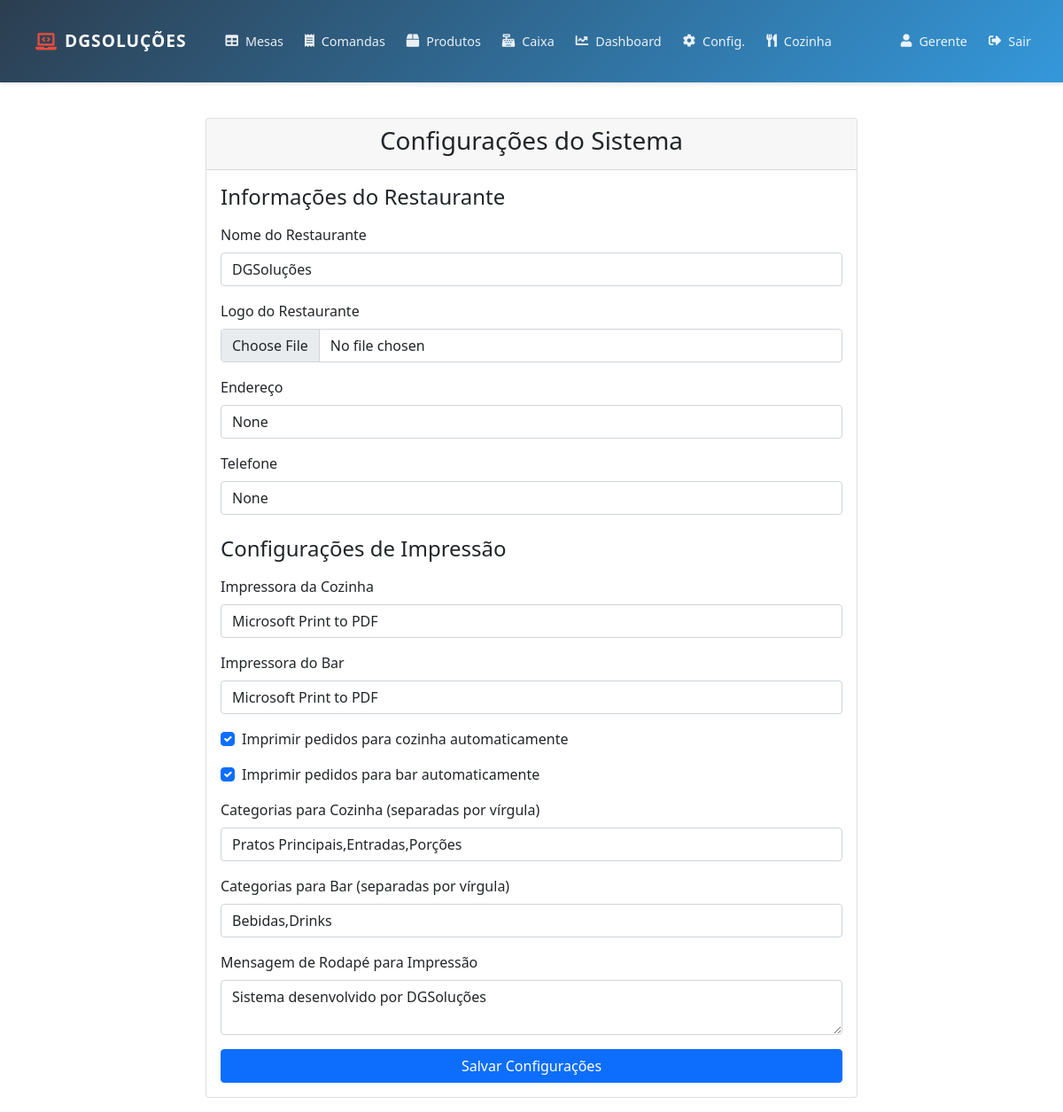
Screenshot of /configuracoes (signed in) with the database file from the repository.
### app/models/models.py (models this page shows, shortened)
class Usuario(UserMixin, db.Model):
    id = db.Column(db.Integer, primary_key=True)
    nome = db.Column(db.String(80), nullable=False)
    email = db.Column(db.String(120), unique=True, nullable=False)
    senha_hash = db.Column(db.String(128))
    cargo = db.Column(db.String(20), nullable=False)  # Gerente, Garçom, etc.

class ConfiguracaoSistema(db.Model):
    id = db.Column(db.Integer, primary_key=True)
    nome_restaurante = db.Column(db.String(120), nullable=False, default='DGSoluções')
    logo_path = db.Column(db.String(255))
    endereco = db.Column(db.String(255))
    telefone = db.Column(db.String(20))
    mensagem_rodape = db.Column(db.String(255), default='Sistema desenvolvido por DGSoluções')
    impressora_cozinha = db.Column(db.String(120), default='Microsoft Print to PDF')
    impressora_bar = db.Column(db.String(120), default='Microsoft Print to PDF')
    imprimir_pedidos_cozinha = db.Column(db.Boolean, default=True)
    imprimir_pedidos_bar = db.Column(db.Boolean, default=True)
    categorias_cozinha = db.Column(db.String(500), default='Pratos Principais,Entradas,Porções')
    categorias_bar = db.Column(db.String(500), default='Bebidas,Drinks')

### app/routes/configuracoes.py (the view)
@bp.route('/configuracoes')
@login_required
def ver_configuracoes():
    if not is_gerente():
        flash('Acesso negado. Apenas gerentes podem acessar as configurações.', 'error')
        return redirect(url_for('index'))
    config = ConfiguracaoSistema.query.first()
    if not config:
        config = ConfiguracaoSistema()
        db.session.add(config)
        db.session.commit()
    return render_template('configuracoes/configuracoes.html', config=config)

### app/__init__.py (called while the page is built)
def create_app():
    app = Flask(__name__)
    app.config.from_object(Config)
    db.init_app(app)
    login_manager.init_app(app)
    login_manager.login_view = 'auth.login'
    from app.routes import auth, mesas, produtos, comandas, caixa, configuracoes, dashboard, cozinha
    app.register_blueprint(auth.bp)
    app.register_blueprint(mesas.bp)
    app.register_blueprint(produtos.bp)
    app.register_blueprint(comandas.bp)
    app.register_blueprint(caixa.bp)
    app.register_blueprint(configuracoes.bp)
    app.register_blueprint(dashboard.bp)
    app.register_blueprint(cozinha.bp)
    from app.models.models import Usuario
    @login_manager.user_loader
    def load_user(id):
        return Usuario.query.get(int(id))
    @app.route('/')
    def index():
        return redirect(url_for('auth.login'))
    with app.app_context():
        db.create_all()
    return app

### app/routes/configuracoes.py (called while the page is built)
def is_gerente():
    return current_user.cargo == 'Gerente'

### app/templates/configuracoes/configuracoes.html (shortened to what this page needs)
{% extends "base.html" %}
{% block content %}
<div class="container mt-4">
    <div class="row">
        <div class="col-md-8 offset-md-2">
            <div class="card">
                <div class="card-header">
                    <h3 class="text-center">Configurações do Sistema</h3>
                </div>
                <div class="card-body">
                    <form method="POST" action="{{ url_for('configuracoes.salvar_configuracoes') }}" enctype="multipart/form-data">
                        <h4 class="mb-3">Informações do Restaurante</h4>
                        <div class="mb-3">
                            <label for="nome_restaurante" class="form-label">Nome do Restaurante</label>
                            <input type="text" class="form-control" id="nome_restaurante" name="nome_restaurante" value="{{ config.nome_restaurante }}" required>
                        </div>
                        <div class="mb-3">
                            <label for="logo" class="form-label">Logo do Restaurante</label>
                            <input type="file" class="form-control" id="logo" name="logo" accept="image/*">
                        </div>
                        <div class="mb-3">
                            <label for="endereco" class="form-label">Endereço</label>
                            <input type="text" class="form-control" id="endereco" name="endereco" value="{{ config.endereco }}">
                        </div>
                        <div class="mb-3">
                            <label for="telefone" class="form-label">Telefone</label>
                            <input type="text" class="form-control" id="telefone" name="telefone" value="{{ config.telefone }}">
                        </div>
                        <h4 class="mb-3 mt-4">Configurações de Impressão</h4>
                        <div class="mb-3">
                            <label for="impressora_cozinha" class="form-label">Impressora da Cozinha</label>
                            <input type="text" class="form-control" id="impressora_cozinha" name="impressora_cozinha" value="{{ config.impressora_cozinha }}">
                        </div>
                        <div class="mb-3">
                            <label for="impressora_bar" class="form-label">Impressora do Bar</label>
                            <input type="text" class="form-control" id="impressora_bar" name="impressora_bar" value="{{ config.impressora_bar }}">
                        </div>
                        <div class="mb-3">
                            <div class="form-check">
                                <input class="form-check-input" type="checkbox" id="imprimir_pedidos_cozinha" name="imprimir_pedidos_cozinha" {% if config.imprimir_pedidos_cozinha %}checked{% endif %}>
                                <label class="form-check-label" for="imprimir_pedidos_cozinha">
                                    Imprimir pedidos para cozinha automaticamente
                                </label>
                            </div>
                        </div>
                        <div class="mb-3">
                            <div class="form-check">
                                <input class="form-check-input" type="checkbox" id="imprimir_pedidos_bar" name="imprimir_pedidos_bar" {% if config.imprimir_pedidos_bar %}checked{% endif %}>
                                <label class="form-check-label" for="imprimir_pedidos_bar">
                                    Imprimir pedidos para bar automaticamente
                                </label>
                            </div>
                        </div>
                        <div class="mb-3">
                            <label for="categorias_cozinha" class="form-label">Categorias para Cozinha (separadas por vírgula)</label>
                            <input type="text" class="form-control" id="categorias_cozinha" name="categorias_cozinha" value="{{ config.categorias_cozinha }}">
                        </div>
                        <div class="mb-3">
                            <label for="categorias_bar" class="form-label">Categorias para Bar (separadas por vírgula)</label>
                            <input type="text" class="form-control" id="categorias_bar" name="categorias_bar" value="{{ config.categorias_bar }}">
                        </div>
                        <div class="mb-3">
                            <label for="mensagem_rodape" class="form-label">Mensagem de Rodapé para Impressão</label>
                            <textarea class="form-control" id="mensagem_rodape" name="mensagem_rodape" rows="2">{{ config.mensagem_rodape }}</textarea>
                        </div>
                        <div class="d-grid gap-2">
                            <button type="submit" class="btn btn-primary">Salvar Configurações</button>
                        </div>
                    </form>
                </div>
            </div>
        </div>
    </div>
</div>
{% endblock %}

### app/templates/base.html (shortened to what this page needs)
<!DOCTYPE html>
<html lang="pt-br">
<head>
    <link href="https://cdn.jsdelivr.net/npm/bootstrap@5.1.3/dist/css/bootstrap.min.css" rel="stylesheet">
    <link href="https://cdnjs.cloudflare.com/ajax/libs/font-awesome/5.15.4/css/all.min.css" rel="stylesheet">
</head>
<body>
    <nav class="navbar navbar-expand-lg navbar-dark sticky-top">
        <div class="container-fluid">
            <a class="navbar-brand d-flex align-items-center" href="/">
                <i class="fas fa-laptop-code"></i>DGSoluções
            </a>
            <div class="collapse navbar-collapse" id="navbarNav">
                {% if current_user.is_authenticated %}
                <ul class="navbar-nav">
                    <li class="nav-item">
                        <a class="nav-link d-flex align-items-center" href="{{ url_for('mesas.listar_mesas') }}">
                            <i class="fas fa-table me-2"></i>
                            <span>Mesas</span>
                        </a>
                    </li>
                    <li class="nav-item">
                        <a class="nav-link d-flex align-items-center" href="{{ url_for('comandas.listar_comandas') }}">
                            <i class="fas fa-receipt me-2"></i>
                            <span>Comandas</span>
                        </a>
                    </li>
                    <li class="nav-item">
                        <a class="nav-link d-flex align-items-center" href="{{ url_for('produtos.listar_produtos') }}">
                            <i class="fas fa-box me-2"></i>
                            <span>Produtos</span>
                        </a>
                    </li>
                    <li class="nav-item">
                        <a class="nav-link d-flex align-items-center" href="{{ url_for('caixa.ver_caixa') }}">
                            <i class="fas fa-cash-register me-2"></i>
                            <span>Caixa</span>
                        </a>
                    </li>
                    {% if current_user.is_authenticated and current_user.cargo == 'Gerente' %}
                    <li class="nav-item">
                        <a class="nav-link d-flex align-items-center" href="{{ url_for('dashboard.dashboard') }}">
                            <i class="fas fa-chart-line me-2"></i>
                            <span>Dashboard</span>
                        </a>
                    </li>
                    <li class="nav-item">
                        <a class="nav-link d-flex align-items-center" href="{{ url_for('configuracoes.ver_configuracoes') }}">
                            <i class="fas fa-cog me-2"></i>
                            <span>Config.</span>
                        </a>
                    </li>
                    {% endif %}
                    {% if current_user.is_authenticated %}
                    <li class="nav-item">
                        <a class="nav-link d-flex align-items-center" href="{{ url_for('cozinha.cozinha') }}">
                            <i class="fas fa-utensils me-2"></i>
                            <span>Cozinha</span>
                        </a>
                    </li>
                    {% endif %}
                </ul>
                <ul class="navbar-nav ms-auto">
                    <li class="nav-item">
                        <span class="nav-link d-flex align-items-center">
                            <i class="fas fa-user me-2"></i>
                            <span>{{ current_user.nome }}</span>
                        </span>
                    </li>
                    <li class="nav-item">
                        <a class="nav-link d-flex align-items-center" href="{{ url_for('auth.logout') }}">
                            <i class="fas fa-sign-out-alt me-2"></i>
                            <span>Sair</span>
                        </a>
                    </li>
                </ul>
                {% endif %}
            </div>
        </div>
    </nav>
    <div class="container-fluid">
        {% block content %}{% endblock %}
    </div>
</body>
</html>

### app/templates/base.html (style rules this page uses)
:root { --primary-color: #2c3e50; --secondary-color: #3498db; --accent-color: #e74c3c; }
.navbar { background: linear-gradient(135deg, var(--primary-color), var(--secondary-color)); padding: 0.5rem; box-shadow: 0 2px 4px rgba(0,0,0,0.1); }
.navbar-brand { color: white !important; font-weight: 700; font-size: 1.2rem; text-transform: uppercase; letter-spacing: 1px; padding: 0.5rem 1rem; }
.navbar-brand i { color: var(--accent-color); margin-right: 0.5rem; }
.nav-link { color: rgba(255,255,255,0.9) !important; font-weight: 500; transition: all 0.3s ease; padding: 0.5rem 0.75rem !important; border-radius: 5px; font-size: 0.9rem; }
.container-fluid { padding: 1rem; }

### rows the page displays
Usuario: nome "Gerente"
ConfiguracaoSistema: nome_restaurante "DGSoluções", endereco "None", telefone "None", impressora_cozinha "Microsoft Print to PDF", impressora_bar "Microsoft Print to PDF", imprimir_pedidos_cozinha "☑", imprimir_pedidos_bar "☑", categorias_cozinha "Pratos Principais,Entradas,Porções", categorias_bar "Bebidas,Drinks", mensagem_rodape "Sistema desenvolvido por DGSoluções"
